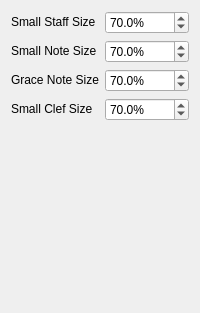
     <widget class="QWidget" name="Seite_2">
      <layout class="QGridLayout" name="gridLayout">
       <item row="0" column="0">
        <widget class="QLabel" name="label_38">
         <property name="sizePolicy">
          <sizepolicy hsizetype="Fixed" vsizetype="Fixed">
           <horstretch>0</horstretch>
           <verstretch>0</verstretch>
          </sizepolicy>
         </property>
         <property name="text">
          <string>Small Staff Size</string>
         </property>
        </widget>
       </item>
       <item row="0" column="1">
        <widget class="QDoubleSpinBox" name="smallStaffSize">
         <property name="sizePolicy">
          <sizepolicy hsizetype="Preferred" vsizetype="Fixed">
           <horstretch>0</horstretch>
           <verstretch>0</verstretch>
          </sizepolicy>
         </property>
         <property name="suffix">
          <string>%</string>
         </property>
         <property name="decimals">
          <number>1</number>
         </property>
         <property name="minimum">
          <double>10.000000000000000</double>
         </property>
         <property name="maximum">
          <double>200.000000000000000</double>
         </property>
         <property name="value">
          <double>70.000000000000000</double>
         </property>
        </widget>
       </item>
       <item row="1" column="0">
        <widget class="QLabel" name="label_44">
         <property name="sizePolicy">
          <sizepolicy hsizetype="Fixed" vsizetype="Fixed">
           <horstretch>0</horstretch>
           <verstretch>0</verstretch>
          </sizepolicy>
         </property>
         <property name="text">
          <string>Small Note Size</string>
         </property>
        </widget>
       </item>
       <item row="1" column="1">
        <widget class="QDoubleSpinBox" name="smallNoteSize">
         <property name="sizePolicy">
          <sizepolicy hsizetype="Preferred" vsizetype="Fixed">
           <horstretch>0</horstretch>
           <verstretch>0</verstretch>
          </sizepolicy>
         </property>
         <property name="suffix">
          <string>%</string>
         </property>
         <property name="decimals">
          <number>1</number>
         </property>
         <property name="maximum">
          <double>200.000000000000000</double>
         </property>
         <property name="value">
          <double>70.000000000000000</double>
         </property>
        </widget>
       </item>
       <item row="2" column="0">
        <widget class="QLabel" name="label_39">
         <property name="sizePolicy">
          <sizepolicy hsizetype="Fixed" vsizetype="Fixed">
           <horstretch>0</horstretch>
           <verstretch>0</verstretch>
          </sizepolicy>
         </property>
         <property name="text">
          <string>Grace Note Size</string>
         </property>
        </widget>
       </item>
       <item row="2" column="1">
        <widget class="QDoubleSpinBox" name="graceNoteSize">
         <property name="sizePolicy">
          <sizepolicy hsizetype="Preferred" vsizetype="Fixed">
           <horstretch>0</horstretch>
           <verstretch>0</verstretch>
          </sizepolicy>
         </property>
         <property name="suffix">
          <string>%</string>
         </property>
         <property name="decimals">
          <number>1</number>
         </property>
         <property name="minimum">
          <double>10.000000000000000</double>
         </property>
         <property name="maximum">
          <double>199.900000000000006</double>
         </property>
         <property name="value">
          <double>70.000000000000000</double>
         </property>
        </widget>
       </item>
       <item row="3" column="0">
        <widget class="QLabel" name="label_45">
         <property name="sizePolicy">
          <sizepolicy hsizetype="Fixed" vsizetype="Fixed">
           <horstretch>0</horstretch>
           <verstretch>0</verstretch>
          </sizepolicy>
         </property>
         <property name="text">
          <string>Small Clef Size</string>
         </property>
        </widget>
       </item>
       <item row="3" column="1">
        <widget class="QDoubleSpinBox" name="smallClefSize">
         <property name="sizePolicy">
          <sizepolicy hsizetype="Preferred" vsizetype="Fixed">
           <horstretch>0</horstretch>
           <verstretch>0</verstretch>
          </sizepolicy>
         </property>
         <property name="suffix">
          <string>%</string>
         </property>
         <property name="decimals">
          <number>1</number>
         </property>
         <property name="maximum">
          <double>199.000000000000000</double>
         </property>
         <property name="value">
          <double>70.000000000000000</double>
         </property>
        </widget>
       </item>
       <item row="4" column="0">
        <spacer>
         <property name="orientation">
          <enum>Qt::Vertical</enum>
         </property>
         <property name="sizeHint" stdset="0">
          <size>
           <width>20</width>
           <height>181</height>
          </size>
         </property>
        </spacer>
       </item>
      </layout>
     </widget>
